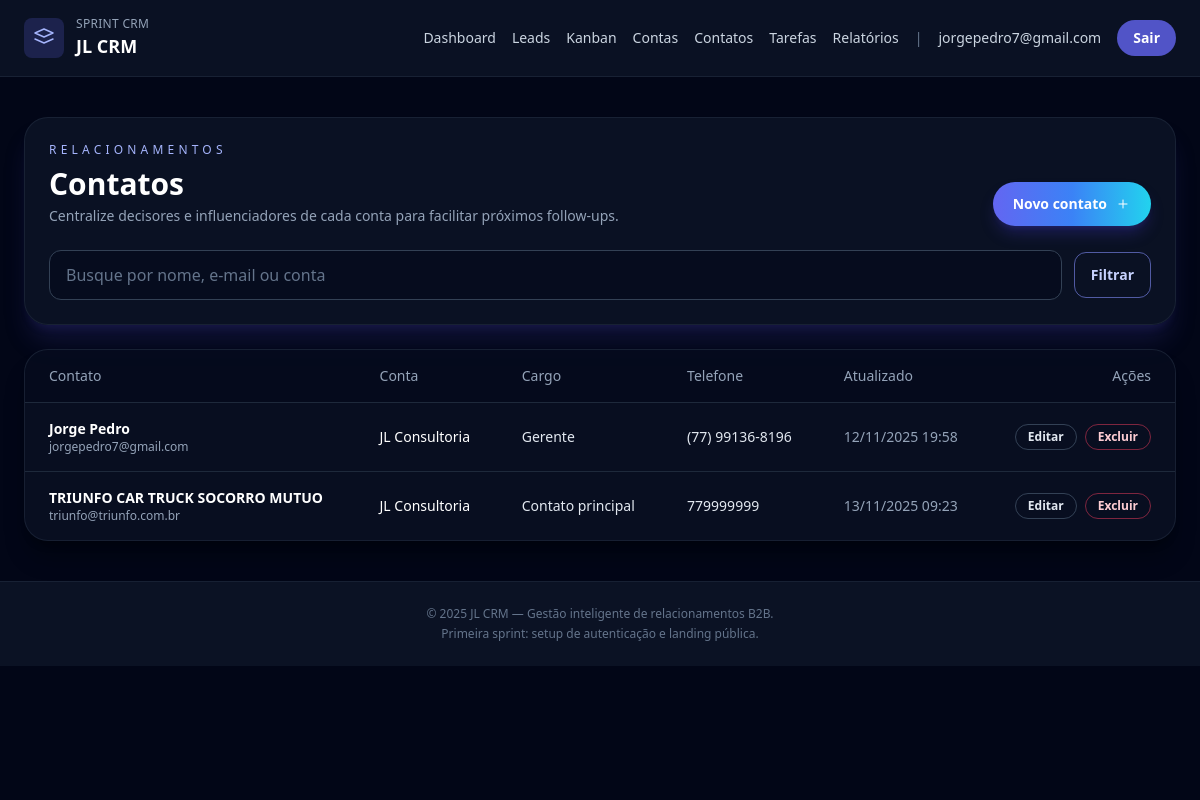
Screenshot of /contacts/ (signed in) with the database file from the repository.
### users/models.py (models this page shows, shortened)
class User(AbstractUser):
    username = None
    email = models.EmailField('E-mail', unique=True)
    date_joined = models.DateTimeField(default=timezone.now)
    USERNAME_FIELD = 'email'
    REQUIRED_FIELDS = []
    objects = CustomUserManager()

### contacts/models.py (models this page shows, shortened)
class Contact(models.Model):
    owner = models.ForeignKey(
        settings.AUTH_USER_MODEL,
        on_delete=models.CASCADE,
        related_name='contacts',
    )
    account = models.ForeignKey(
        Account,
        on_delete=models.CASCADE,
        related_name='contacts',
    )
    name = models.CharField('Nome completo', max_length=150)
    email = models.EmailField('E-mail')
    phone = models.CharField('Telefone', max_length=20, blank=True)
    position = models.CharField('Cargo', max_length=120, blank=True)
    created_at = models.DateTimeField('Criado em', auto_now_add=True)
    updated_at = models.DateTimeField('Atualizado em', auto_now=True)
    class Meta:
        ordering = ['name']
        verbose_name = 'Contato'
        verbose_name_plural = 'Contatos'
        unique_together = ('owner', 'email')

### accounts/models.py (models this page shows, shortened)
class Account(models.Model):
    owner = models.ForeignKey(
        settings.AUTH_USER_MODEL,
        on_delete=models.CASCADE,
        related_name='accounts',
    )
    name = models.CharField('Nome da empresa', max_length=150)
    industry = models.CharField('Segmento', max_length=100, blank=True)
    city = models.CharField('Cidade', max_length=100, blank=True)
    website = models.URLField('Site', blank=True)
    created_at = models.DateTimeField('Criado em', auto_now_add=True)
    updated_at = models.DateTimeField('Atualizado em', auto_now=True)
    class Meta:
        ordering = ['name']
        verbose_name = 'Conta'
        verbose_name_plural = 'Contas'
        unique_together = ('owner', 'name')

### contacts/views.py (the view)
# urls.py: path('', ContactListView.as_view(), name='list'),
class ContactListView(ContactBaseMixin, ListView):
    template_name = 'contacts/contact_list.html'
    context_object_name = 'contacts'
    paginate_by = 20
    def get_queryset(self):
        queryset = super().get_queryset()
        query = self.request.GET.get('q')
        if query:
            queryset = queryset.filter(
                Q(name__icontains=query)
                | Q(email__icontains=query)
                | Q(account__name__icontains=query)
            )
        return queryset

### contacts/views.py (called while the page is built)
    def get_queryset(self):
        return Contact.objects.filter(owner=self.request.user).select_related('account')

### templates/contacts/contact_list.html (shortened to what this page needs)
{% extends 'base.html' %}
{% block content %}
<section class="space-y-6">
    <header class="rounded-3xl border border-slate-800/70 bg-slate-900/70 p-6 shadow-xl shadow-indigo-900/30">
        <div class="flex flex-col gap-4 md:flex-row md:items-end md:justify-between">
            <div>
                <p class="text-xs uppercase tracking-[0.35em] text-indigo-300">Relacionamentos</p>
                <h1 class="mt-2 text-3xl font-semibold text-white">Contatos</h1>
                <p class="mt-1 text-sm text-slate-400">Centralize decisores e influenciadores de cada conta para facilitar próximos follow-ups.</p>
            </div>
            <a href="{% url 'contacts:create' %}" class="inline-flex items-center gap-2 rounded-full bg-gradient-to-r from-indigo-500 via-blue-500 to-cyan-400 px-5 py-3 text-sm font-semibold text-white shadow-lg shadow-indigo-800/40 transition hover:opacity-90">
                Novo contato
                <svg xmlns="http://www.w3.org/2000/svg" class="h-4 w-4" fill="none" viewBox="0 0 24 24" stroke="currentColor">
                    <path stroke-linecap="round" stroke-linejoin="round" stroke-width="1.5" d="M12 6v12m6-6H6" />
                </svg>
            </a>
        </div>
        <form method="get" class="mt-6 flex flex-col gap-3 md:flex-row md:items-center">
            <input type="text" name="q" value="{{ request.GET.q }}" placeholder="Busque por nome, e-mail ou conta" class="flex-1 rounded-xl border border-slate-700 bg-slate-950/40 px-4 py-3 text-slate-100 placeholder-slate-500 focus:border-indigo-400 focus:outline-none focus:ring-2 focus:ring-indigo-400/30">
            <button type="submit" class="rounded-xl border border-indigo-400/60 px-4 py-3 text-sm font-semibold text-indigo-200 transition hover:bg-indigo-500/20">Filtrar</button>
        </form>
    </header>
    {% if contacts %}
        <div class="overflow-x-auto rounded-3xl border border-slate-800/70 bg-slate-900/50 shadow-xl shadow-black/30">
            <table class="min-w-full divide-y divide-slate-800 text-sm">
                <thead class="bg-slate-950/40 text-slate-400">
                    <tr>
                        <th scope="col" class="px-6 py-4 text-left font-medium">Contato</th>
                        <th scope="col" class="px-6 py-4 text-left font-medium">Conta</th>
                        <th scope="col" class="px-6 py-4 text-left font-medium">Cargo</th>
                        <th scope="col" class="px-6 py-4 text-left font-medium">Telefone</th>
                        <th scope="col" class="px-6 py-4 text-left font-medium">Atualizado</th>
                        <th scope="col" class="px-6 py-4 text-right font-medium">Ações</th>
                    </tr>
                </thead>
                <tbody class="divide-y divide-slate-800 text-slate-200">
                    {% for contact in contacts %}
                        <tr class="hover:bg-slate-900/80">
                            <td class="px-6 py-4">
                                <p class="font-semibold text-white">{{ contact.name }}</p>
                                <p class="text-xs text-slate-400">{{ contact.email }}</p>
                            </td>
                            <td class="px-6 py-4">
                                <p class="text-white">{{ contact.account.name }}</p>
                            </td>
                            <td class="px-6 py-4">{{ contact.position|default:'—' }}</td>
                            <td class="px-6 py-4">{{ contact.phone|default:'—' }}</td>
                            <td class="px-6 py-4 text-sm text-slate-400">{{ contact.updated_at|date:'d/m/Y H:i' }}</td>
                            <td class="px-6 py-4 text-right">
                                <div class="inline-flex gap-2">
                                    <a href="{% url 'contacts:update' contact.pk %}" class="rounded-full border border-slate-700 px-3 py-1 text-xs font-semibold text-slate-200 transition hover:border-indigo-400">Editar</a>
                                    <a href="{% url 'contacts:delete' contact.pk %}" class="rounded-full border border-rose-500/50 px-3 py-1 text-xs font-semibold text-rose-200 transition hover:bg-rose-500/20">Excluir</a>
                                </div>
                            </td>
                        </tr>
                    {% endfor %}
                </tbody>
            </table>
        </div>
    {% endif %}
</section>
{% endblock %}

### templates/base.html (shortened to what this page needs)
{% load static %}
<!DOCTYPE html>
<html lang="pt-BR" class="bg-slate-950">
<head>
    <script src="https://cdn.tailwindcss.com?plugins=forms,typography"></script>
</head>
<body class="min-h-screen bg-slate-950 font-sans text-slate-100">
    <div class="absolute inset-0 -z-10 bg-gradient-to-br from-slate-900 via-slate-950 to-slate-900"></div>
    <div class="absolute inset-x-0 top-0 -z-10 h-96 bg-gradient-to-br from-indigo-600/30 via-blue-500/10 to-transparent blur-3xl"></div>
    <header class="border-b border-slate-800/70 bg-slate-900/70 backdrop-blur">
        <div class="mx-auto flex w-full max-w-7xl items-center justify-between px-6 py-4">
            <a href="/" class="flex items-center gap-3">
                <span class="rounded-lg bg-indigo-500/20 p-2 text-indigo-300">
                    <svg xmlns="http://www.w3.org/2000/svg" class="h-6 w-6" fill="none" viewBox="0 0 24 24" stroke="currentColor">
                        <path stroke-linecap="round" stroke-linejoin="round" stroke-width="1.5" d="M3 7l9-4 9 4-9 4-9-4zm0 6l9 4 9-4" />
                    </svg>
                </span>
                <div>
                    <p class="text-xs uppercase tracking-wide text-slate-400">Sprint CRM</p>
                    <p class="text-lg font-semibold text-white">JL CRM</p>
                </div>
            </a>
            <nav class="flex flex-wrap items-center gap-4 text-sm font-medium text-slate-300">
                {% if user.is_authenticated %}
                    <a href="{% url 'dashboard' %}" class="transition hover:text-white">Dashboard</a>
                    <a href="{% url 'leads:list' %}" class="transition hover:text-white">Leads</a>
                    <a href="{% url 'leads:kanban' %}" class="transition hover:text-white">Kanban</a>
                    <a href="{% url 'accounts:list' %}" class="transition hover:text-white">Contas</a>
                    <a href="{% url 'contacts:list' %}" class="transition hover:text-white">Contatos</a>
                    <a href="{% url 'tasks:list' %}" class="transition hover:text-white">Tarefas</a>
                    <a href="{% url 'reports' %}" class="transition hover:text-white">Relatórios</a>
                    <span class="hidden text-slate-500 sm:inline">|</span>
                    <span class="hidden text-sm text-slate-300 sm:inline">{{ user.email }}</span>
                    <form action="{% url 'users:logout' %}" method="post" class="inline">
                        <button type="submit" class="rounded-full bg-indigo-500/80 px-4 py-2 text-sm font-semibold text-white transition hover:bg-indigo-400/80">Sair</button>
                    </form>
                {% endif %}
            </nav>
        </div>
    </header>
    <main class="relative mx-auto flex w-full max-w-7xl flex-1 flex-col px-6 py-10">
        {% block content %}{% endblock %}
    </main>
    <footer class="border-t border-slate-800/70 bg-slate-900/70 py-6 text-center text-xs text-slate-500">
        <p>© {% now 'Y' %} JL CRM — Gestão inteligente de relacionamentos B2B.</p>
        <p class="mt-1">Primeira sprint: setup de autenticação e landing pública.</p>
    </footer>
</body>
</html>

### rows the page displays
User: email "jorgepedro7@gmail.com"
Contact: name "Jorge Pedro", email "jorgepedro7@gmail.com", account.name "JL Consultoria", position "Gerente", phone "(77) 99136-8196", updated_at "12/11/2025 19:58"
Contact: name "TRIUNFO CAR TRUCK SOCORRO MUTUO", email "triunfo@triunfo.com.br", account.name "JL Consultoria", position "Contato principal", phone "779999999", updated_at "13/11/2025 09:23"
